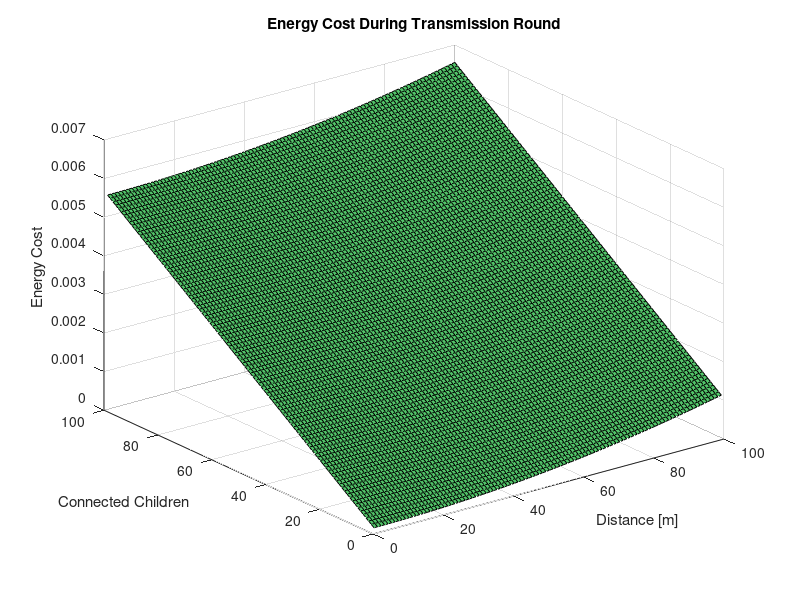
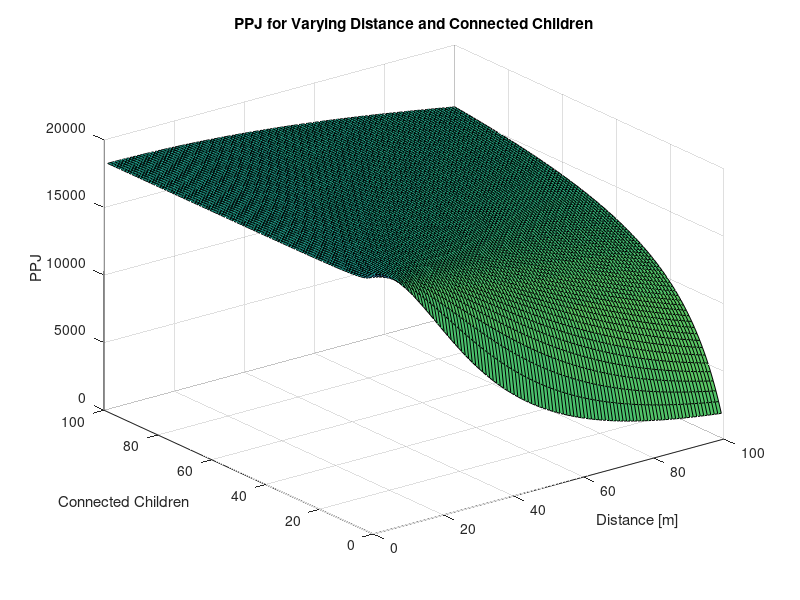

Write the MATLAB code that produced these figures, in order.
clc, clear all, close all
Eelec = 50*10^(-9);   	% Energy required to run circuity (both for transmitter and receiver), units in Joules/bit
Eamp = 100*10^(-12);  	% Transmit Amplifier Types, units in Joules/bit/m^2 (amount of energy spent by the amplifier to transmit the bits)
EDA = 5*10^(-9);      	% Data Aggregation Energy, units in Joules/bit
k = 1000;

maxDist = 100;
d = [1:maxDist];



conChildr = [1:maxDist];
nrj = zeros(maxDist);
b = 1000;

for i = 1:maxDist
    ERx = conChildr(i)*((Eelec + EDA)*k);
    for j = 1:maxDist
        ETx = Eelec * b + Eamp * b * d(j)^2;
        nrj(i, j) = ERx + ETx;
    end
end



ppJ = (b.*ones(maxDist) + k.*ones(maxDist).*conChildr')./(k.*(nrj));

figure(1)
surfl(d, conChildr, nrj)
title('Energy Cost During Transmission Round')
xlabel('Distance [m]')
ylabel('Connected Children')
zlabel('Energy Cost')

figure(2)
surfl(d, conChildr,ppJ)
title('PPJ for Varying Distance and Connected Children')
xlabel('Distance [m]')
ylabel('Connected Children')
zlabel('PPJ')